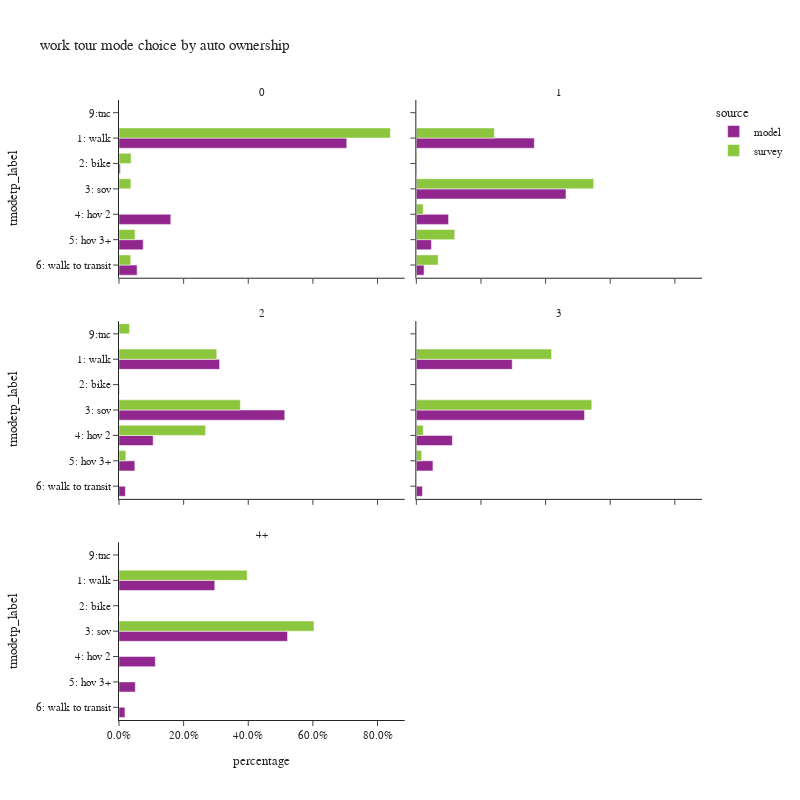

The notebook cell saved with this chart:
### Code cell
plot_mode_choice(wk_base_subtour.loc[wk_base_subtour['auto_ownership_4+']!="-1"],"auto_ownership_4+",
                 {"auto_ownership_4+":["0","1","2","3","4+"],
                  "tmodetp_label":["1: walk","2: bike","3: sov","4: hov 2","5: hov 3+","6: walk to transit",
                                   "7: park-and-ride","8: school bus","9: other–survey only"]},
                 "auto ownership",2,800)

### Figure 1 — Plotly figure (JSON) as saved in the notebook; plotly's stock layout.template omitted (floating-point values rounded to 4 significant figures)
{"data": [{"alignmentgroup": "True", "customdata": [[3852], [22], [876], [409], [306]], "hovertemplate": "source=model<br>auto_ownership_4+=0<br>percentage=%{x}<br>tmodetp_label=%{y}<br>sample count=%{customdata[0]}<extra></extra>", "legendgroup": "model", "marker": {"color": "#91268F", "pattern": {"shape": ""}}, "name": "model", "offsetgroup": "model", "orientation": "h", "showlegend": true, "textposition": "auto", "type": "bar", "x": [0.7048, 0.004026, 0.1603, 0.07484, 0.05599], "xaxis": "x5", "y": ["1: walk", "2: bike", "4: hov 2", "5: hov 3+", "6: walk to transit"], "yaxis": "y5"}, {"alignmentgroup": "True", "customdata": [[13636], [51], [17298], [3726], [1742], [895]], "hovertemplate": "source=model<br>auto_ownership_4+=1<br>percentage=%{x}<br>tmodetp_label=%{y}<br>sample count=%{customdata[0]}<extra></extra>", "legendgroup": "model", "marker": {"color": "#91268F", "pattern": {"shape": ""}}, "name": "model", "offsetgroup": "model", "orientation": "h", "showlegend": false, "textposition": "auto", "type": "bar", "x": [0.3651, 0.001366, 0.4632, 0.09976, 0.04664, 0.02396], "xaxis": "x6", "y": ["1: walk", "2: bike", "3: sov", "4: hov 2", "5: hov 3+", "6: walk to transit"], "yaxis": "y6"}, {"alignmentgroup": "True", "customdata": [[18642], [71], [30723], [6330], [2933], [1190]], "hovertemplate": "source=model<br>auto_ownership_4+=2<br>percentage=%{x}<br>tmodetp_label=%{y}<br>sample count=%{customdata[0]}<extra></extra>", "legendgroup": "model", "marker": {"color": "#91268F", "pattern": {"shape": ""}}, "name": "model", "offsetgroup": "model", "orientation": "h", "showlegend": false, "textposition": "auto", "type": "bar", "x": [0.3113, 0.001186, 0.513, 0.1057, 0.04897, 0.01987], "xaxis": "x3", "y": ["1: walk", "2: bike", "3: sov", "4: hov 2", "5: hov 3+", "6: walk to transit"], "yaxis": "y3"}, {"alignmentgroup": "True", "customdata": [[8655], [22], [15185], [3254], [1501], [549], [1]], "hovertemplate": "source=model<br>auto_ownership_4+=3<br>percentage=%{x}<br>tmodetp_label=%{y}<br>sample count=%{customdata[0]}<extra></extra>", "legendgroup": "model", "marker": {"color": "#91268F", "pattern": {"shape": ""}}, "name": "model", "offsetgroup": "model", "orientation": "h", "showlegend": false, "textposition": "auto", "type": "bar", "x": [0.2967, 0.0007543, 0.5206, 0.1116, 0.05146, 0.01882, 3.429e-05], "xaxis": "x4", "y": ["1: walk", "2: bike", "3: sov", "4: hov 2", "5: hov 3+", "6: walk to transit", "9:tnc"], "yaxis": "y4"}, {"alignmentgroup": "True", "customdata": [[6343], [17], [11161], [2405], [1079], [394], [1]], "hovertemplate": "source=model<br>auto_ownership_4+=4+<br>percentage=%{x}<br>tmodetp_label=%{y}<br>sample count=%{customdata[0]}<extra></extra>", "legendgroup": "model", "marker": {"color": "#91268F", "pattern": {"shape": ""}}, "name": "model", "offsetgroup": "model", "orientation": "h", "showlegend": false, "textposition": "auto", "type": "bar", "x": [0.2964, 0.0007944, 0.5215, 0.1124, 0.05042, 0.01841, 4.673e-05], "xaxis": "x", "y": ["1: walk", "2: bike", "3: sov", "4: hov 2", "5: hov 3+", "6: walk to transit", "9:tnc"], "yaxis": "y"}, {"alignmentgroup": "True", "customdata": [[17], [1], [1], [1], [1]], "hovertemplate": "source=survey<br>auto_ownership_4+=0<br>percentage=%{x}<br>tmodetp_label=%{y}<br>sample count=%{customdata[0]}<extra></extra>", "legendgroup": "survey", "marker": {"color": "#8CC63E", "pattern": {"shape": ""}}, "name": "survey", "offsetgroup": "survey", "orientation": "h", "showlegend": true, "textposition": "auto", "type": "bar", "x": [0.8399, 0.03732, 0.03673, 0.04968, 0.03639], "xaxis": "x5", "y": ["1: walk", "2: bike", "3: sov", "5: hov 3+", "6: walk to transit"], "yaxis": "y5"}, {"alignmentgroup": "True", "customdata": [[45], [3], [28], [5], [9], [1]], "hovertemplate": "source=survey<br>auto_ownership_4+=1<br>percentage=%{x}<br>tmodetp_label=%{y}<br>sample count=%{customdata[0]}<extra></extra>", "legendgroup": "survey", "marker": {"color": "#8CC63E", "pattern": {"shape": ""}}, "name": "survey", "offsetgroup": "survey", "orientation": "h", "showlegend": false, "textposition": "auto", "type": "bar", "x": [0.2413, 0.002018, 0.5488, 0.02122, 0.1189, 0.06768], "xaxis": "x6", "y": ["1: walk", "2: bike", "3: sov", "4: hov 2", "5: hov 3+", "6: walk to transit"], "yaxis": "y6"}, {"alignmentgroup": "True", "customdata": [[13], [23], [2], [2], [1]], "hovertemplate": "source=survey<br>auto_ownership_4+=2<br>percentage=%{x}<br>tmodetp_label=%{y}<br>sample count=%{customdata[0]}<extra></extra>", "legendgroup": "survey", "marker": {"color": "#8CC63E", "pattern": {"shape": ""}}, "name": "survey", "offsetgroup": "survey", "orientation": "h", "showlegend": false, "textposition": "auto", "type": "bar", "x": [0.3026, 0.3757, 0.2679, 0.0212, 0.03262], "xaxis": "x3", "y": ["1: walk", "3: sov", "4: hov 2", "5: hov 3+", "9:tnc"], "yaxis": "y3"}, {"alignmentgroup": "True", "customdata": [[3], [10], [1], [1]], "hovertemplate": "source=survey<br>auto_ownership_4+=3<br>percentage=%{x}<br>tmodetp_label=%{y}<br>sample count=%{customdata[0]}<extra></extra>", "legendgroup": "survey", "marker": {"color": "#8CC63E", "pattern": {"shape": ""}}, "name": "survey", "offsetgroup": "survey", "orientation": "h", "showlegend": false, "textposition": "auto", "type": "bar", "x": [0.4187, 0.543, 0.0215, 0.01677], "xaxis": "x4", "y": ["1: walk", "3: sov", "4: hov 2", "5: hov 3+"], "yaxis": "y4"}, {"alignmentgroup": "True", "customdata": [[3], [7]], "hovertemplate": "source=survey<br>auto_ownership_4+=4+<br>percentage=%{x}<br>tmodetp_label=%{y}<br>sample count=%{customdata[0]}<extra></extra>", "legendgroup": "survey", "marker": {"color": "#8CC63E", "pattern": {"shape": ""}}, "name": "survey", "offsetgroup": "survey", "orientation": "h", "showlegend": false, "textposition": "auto", "type": "bar", "x": [0.3966, 0.6034], "xaxis": "x", "y": ["1: walk", "3: sov"], "yaxis": "y"}], "layout": {"annotations": [{"font": {}, "showarrow": false, "text": "4+", "x": 0.245, "xanchor": "center", "xref": "paper", "y": 0.2867, "yanchor": "bottom", "yref": "paper"}, {"font": {}, "showarrow": false, "text": "2", "x": 0.245, "xanchor": "center", "xref": "paper", "y": 0.6433, "yanchor": "bottom", "yref": "paper"}, {"font": {}, "showarrow": false, "text": "3", "x": 0.755, "xanchor": "center", "xref": "paper", "y": 0.6433, "yanchor": "bottom", "yref": "paper"}, {"font": {}, "showarrow": false, "text": "0", "x": 0.245, "xanchor": "center", "xref": "paper", "y": 1.0, "yanchor": "bottom", "yref": "paper"}, {"font": {}, "showarrow": false, "text": "1", "x": 0.755, "xanchor": "center", "xref": "paper", "y": 1.0, "yanchor": "bottom", "yref": "paper"}], "barmode": "group", "height": 800, "legend": {"title": {"text": "source"}, "tracegroupgap": 0}, "title": {"text": "work tour mode choice by auto ownership"}, "width": 800, "xaxis": {"anchor": "y", "domain": [0.0, 0.49], "tickformat": ".1%", "title": {"text": "percentage"}}, "xaxis2": {"anchor": "y2", "domain": [0.51, 1.0], "matches": "x", "tickformat": ".1%", "title": {"text": "percentage"}}, "xaxis3": {"anchor": "y3", "domain": [0.0, 0.49], "matches": "x", "showticklabels": false, "tickformat": ".1%"}, "xaxis4": {"anchor": "y4", "domain": [0.51, 1.0], "matches": "x", "showticklabels": false, "tickformat": ".1%"}, "xaxis5": {"anchor": "y5", "domain": [0.0, 0.49], "matches": "x", "showticklabels": false, "tickformat": ".1%"}, "xaxis6": {"anchor": "y6", "domain": [0.51, 1.0], "matches": "x", "showticklabels": false, "tickformat": ".1%"}, "yaxis": {"anchor": "x", "categoryarray": ["9: other–survey only", "8: school bus", "7: park-and-ride", "6: walk to transit", "5: hov 3+", "4: hov 2", "3: sov", "2: bike", "1: walk"], "categoryorder": "array", "domain": [0.0, 0.2867], "title": {"text": "tmodetp_label"}}, "yaxis2": {"anchor": "x2", "domain": [0.0, 0.2867], "matches": "y", "showticklabels": false}, "yaxis3": {"anchor": "x3", "categoryarray": ["9: other–survey only", "8: school bus", "7: park-and-ride", "6: walk to transit", "5: hov 3+", "4: hov 2", "3: sov", "2: bike", "1: walk"], "categoryorder": "array", "domain": [0.3567, 0.6433], "matches": "y", "title": {"text": "tmodetp_label"}}, "yaxis4": {"anchor": "x4", "domain": [0.3567, 0.6433], "matches": "y", "showticklabels": false}, "yaxis5": {"anchor": "x5", "categoryarray": ["9: other–survey only", "8: school bus", "7: park-and-ride", "6: walk to transit", "5: hov 3+", "4: hov 2", "3: sov", "2: bike", "1: walk"], "categoryorder": "array", "domain": [0.7133, 1.0], "matches": "y", "title": {"text": "tmodetp_label"}}, "yaxis6": {"anchor": "x6", "domain": [0.7133, 1.0], "matches": "y", "showticklabels": false}}}
